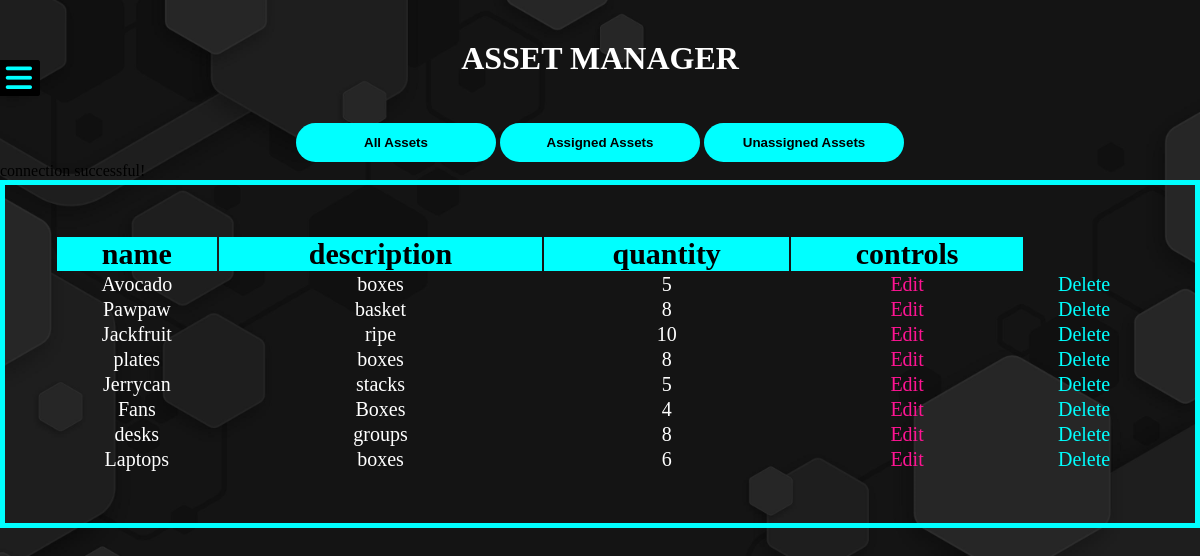
The app's page /admin.php with its own data.
### tables this page shows
CREATE TABLE IF NOT EXISTS `asset` (
  `id` int(11) NOT NULL AUTO_INCREMENT,
  `name` varchar(255) NOT NULL,
  `description` varchar(255) NOT NULL,
  `quantity` int(11) NOT NULL,
  `personnel_in_charge` varchar(50) DEFAULT NULL,
  PRIMARY KEY (`id`)
);

### admin.php (the view, shortened to what this page needs)
<!doctype html>
<html>
<head>
	<link rel="stylesheet" type="text/css" href="assetstyle.css">
    <link rel="stylesheet" href="https://cdnjs.cloudflare.com/ajax/libs/font-awesome/6.3.0/css/all.min.css" />
</head>
<body>
    <div class="menu">
        <label for="check">
           <span class="fa-solid fa-bars" id="bar"></span>
        </label>
     </div>
    <header>
       <h1>ASSET MANAGER</h1>
    </header><br><br>
       <div class="controlbuttons" align="center">
         <button><a href="view_asset.php">All Assets</a></button>
         <button><a href="view_asset2.php">Assigned Assets</a></button>
         <button><a href="view_asset1.php">Unassigned Assets</a></button>
           </div>
    <table   align="center" style="color: white; width: 100%; border: 5px solid aqua; padding: 50px; ">
        <thead style="background-color: aqua; color: black; padding: 10px; font-size: 30px;">
            <tr>
                <th>name</th>
                <th>description</th>
                <th>quantity</th>
                <th>controls</th>
            </tr>
        </thead>
        <tbody style="padding: 10px; text-align: center; font-size: 20px;">
<?php
include("connection.php");
$query = "SELECT * FROM asset";
$result = mysqli_query($con, $query);
while ($row = mysqli_fetch_assoc($result)) {
    echo "<tr>";
    echo "<td>".$row['name']."</td>";
    echo "<td>".$row['description']."</td>";
    echo "<td>".$row['quantity']."</td>";
    echo "<td><a href='edit_asset.php?id=".$row['id']."' class='edit-button'>Edit</a></td>";
    echo "<td><a href='?delete=".$row['id']."' onclick='return confirmDelete();' class='delete-button'>Delete</a></td>";
    echo "</tr>";
}
?>
        </tbody>
    </table>
    </body>
</html>

### assetstyle.css (style rules this page uses)
* { margin: 0; padding: 0; box-sizing: border-box; }
body { background-image: url("IMAGES/5137894.png"); -webkit-background-size: cover; background-size: cover; background-position: center center; height: 100vh; }
.menu { height: 100%; width: 250px; position: absolute; background: #161616; z-index: 1; transition: 0.5s ease; transform: translateX(-250px); }
a { text-decoration: none; }
span { position: absolute; right: -40px; top: 30px; font-size: 30px; border-radius: 3px; color: aqua; padding: 3px 8px; cursor: pointer; background: #000; }
h1 { color: #fff; text-align: center; padding: 10px; margin-top: 30px; }
button { background-color: aqua; color: black; border: 2px solid transparent; font-weight: bold; padding: 10px; border-radius: 30px; transition: .4s; width: 200px; }
button a { text-decoration: none; color: black; }
.edit-button { width: 200px; color: deeppink; }
.delete-button { color: aqua; }

### records on screen
asset: name "Avocado", description "boxes", quantity "5"
asset: name "Pawpaw", description "basket", quantity "8"
asset: name "Jackfruit", description "ripe", quantity "10"
asset: name "plates", description "boxes", quantity "8"
asset: name "Jerrycan", description "stacks", quantity "5"
asset: name "Fans", description "Boxes", quantity "4"
asset: name "desks", description "groups", quantity "8"
asset: name "Laptops", description "boxes", quantity "6"
